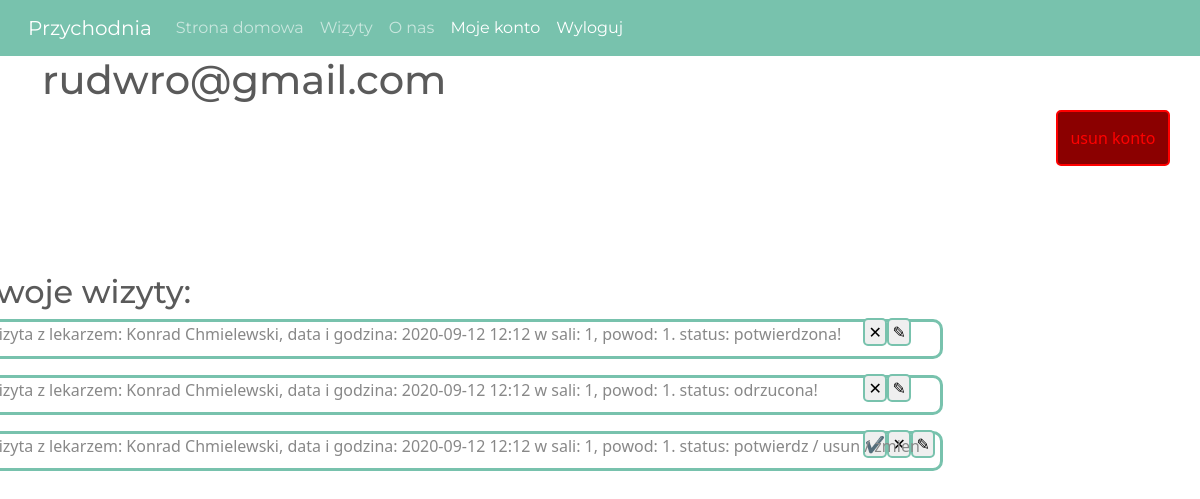
Screenshot of /account (signed in) with the database file from the repository.
### app.py (models this page shows, shortened)
class User(UserMixin,db.Model):
    id=db.Column(db.Integer, primary_key=True)
    name=db.Column(db.String(25))
    surname=db.Column(db.String(50))
    birthdate=db.Column(db.Date())
    address=db.Column(db.String(100))
    pesel=db.Column(db.Integer)
    email=db.Column(db.String(100))
    phone_number=db.Column(db.String(25))
    password=db.Column(db.String(150))
    class_type=db.Column(db.Integer)                #domyslnie 3 a potem admin zmienia : 0-pacjent 1-lekarz 2-admin
    jwt_token=db.Column(db.String(200))
    account_confirmed=db.Column(db.Integer)

class Visits(db.Model):
    id = db.Column(db.Integer, primary_key=True)
    doctor_id = db.Column(db.Integer, db.ForeignKey(User.id))#        zrob dodatkowe sprawdzenie czy lekarz!
    patient_id = db.Column(db.Integer, db.ForeignKey(User.id))#        zrob dodatkowe sprawdzenie czy pacjent!
    date_and_time=db.Column(db.String(150))
    room=db.Column(db.Integer)
    note = db.Column(db.String(150))
    visit_confirmed=db.Column(db.Integer)

### app.py (the view, shortened to what this page needs)
@app.route('/account')
@login_required
def account():
    baza=[]
    user = User.query.filter(User.id == current_user.id).first()
    if ((user.account_confirmed == 1) and (user.class_type==0 or user.class_type==2)):
        visits=Visits.query.filter(Visits.patient_id==current_user.id)
        for i in visits:
            user=User.query.filter(User.id==i.doctor_id)
            for j in user:
                if (i.visit_confirmed == 1):
                    o1="hidden"
                    o2="submit"
                    o3="submit"
                    confirmation = "potwierdzona!"
                elif (i.visit_confirmed == 0):
                    o1 = "hidden"
                    o2 = "submit"
                    o3 = "submit"
                    confirmation = "odrzucona!"
                elif (i.visit_confirmed == 2):
                    o1 = "hidden"
                    o2 = "submit"
                    o3 = "submit"
                    confirmation = "oczekuje na potwierdzenie przez lekarza!"
                else:
                    o1 = "submit"
                    o2 = "submit"
                    o3 = "submit"
                    confirmation = "potwierdz / usun / zmien"
                sala=i.room
                if(sala==-1):
                    sala=""
                    w_sali=""
                else:
                    w_sali="w sali: "
                baza.append((i.id,j.name,j.surname,i.date_and_time,sala,confirmation,"lekarzem",o1,o2,o3,i.note,w_sali))
        return render_template('account.html',baza=baza)
    else:
        return "poczekaj na weryfikacje konta!"

### app.py (called while the page is built)
@login_manager.user_loader
def load_user(user_id):
    return User.query.get(int(user_id))

### templates/account.html (shortened to what this page needs)
{% extends "layout.html" %}
{% block content %}
    <h1>{{ current_user.email }}</h1>
<div class="ramka4">
    <h2>twoje wizyty:</h2>
        {% for record in baza %}
      <div class="ramka4form">
      <p>wizyta z {{record[6]}}: {{record[1]}} {{record[2]}}, data i godzina: {{record[3]}} {{record[11]}} {{record[4]}}, powod: {{record[10]}}. status:   {{record[5]}} </p>
            <div class=accept_edit_or_deny>
                <form action="/visit_accept" method="post">
                    <input class="accept" type="{{record[7]}}" value="&#10004;">
                </form>
                <form action="/visit_deny" method="post">
                    <input class="deny" type="{{record[8]}}" value="&#x2715;">
                </form>
                <form action="/visit_edit" method="post">
                    <input class="edit" type="{{record[9]}}" value="&#9998;">
                </form>
            </div>
          </div>
    {% endfor %}
</div>
        <form  action="/delete_account" method="post">
            <input class="deletee edit" type="submit" value="usun konto">
        </form>
{% endblock content %}

### templates/account.html (style rules this page uses)
* { margin:0; border: 0; padding: 0; }
.ramka4 { position: relative; top: 30%; left: -8%; height: 60vh; width: 82vw; overflow: auto; }
.ramka4form { width: 80vw; height: 5vh; border-radius: 10px; margin-bottom: 2vh; border: solid 3px #78c2ad; margin-bottom: 2vh; }
.accept_edit_or_deny { width: 6vw; margin-right: 5px; float: right; margin-top: -5.5vh; }
.accept,.deny,.edit { border-radius: 5px; float: left; width: 2vw; border: solid 2px #78c2ad; }
.deletee { width: 15%; height: 7vh; background: darkred; position: absolute; right: -50%; top: 10%; color: red; border: solid 2px red; }

### rows the page displays
User: email "rudwro@gmail.com"
User: name "Konrad" "Konrad" "Konrad", surname "Chmielewski" "Chmielewski" "Chmielewski"
Visits: date_and_time "2020-09-12 12:12"
Visits: date_and_time "2020-09-12 12:12"
Visits: date_and_time "2020-09-12 12:12"

### other values shown
{{ record[6] }} "lekarzem" "lekarzem" "lekarzem"
{{ record[11] }} "w sali:" "w sali:" "w sali:"
{{ record[4] }} "1" "1" "1"
{{ record[10] }} "1" "1" "1"
{{ record[5] }} "potwierdzona!" "odrzucona!" "potwierdz / usun / zmien"
